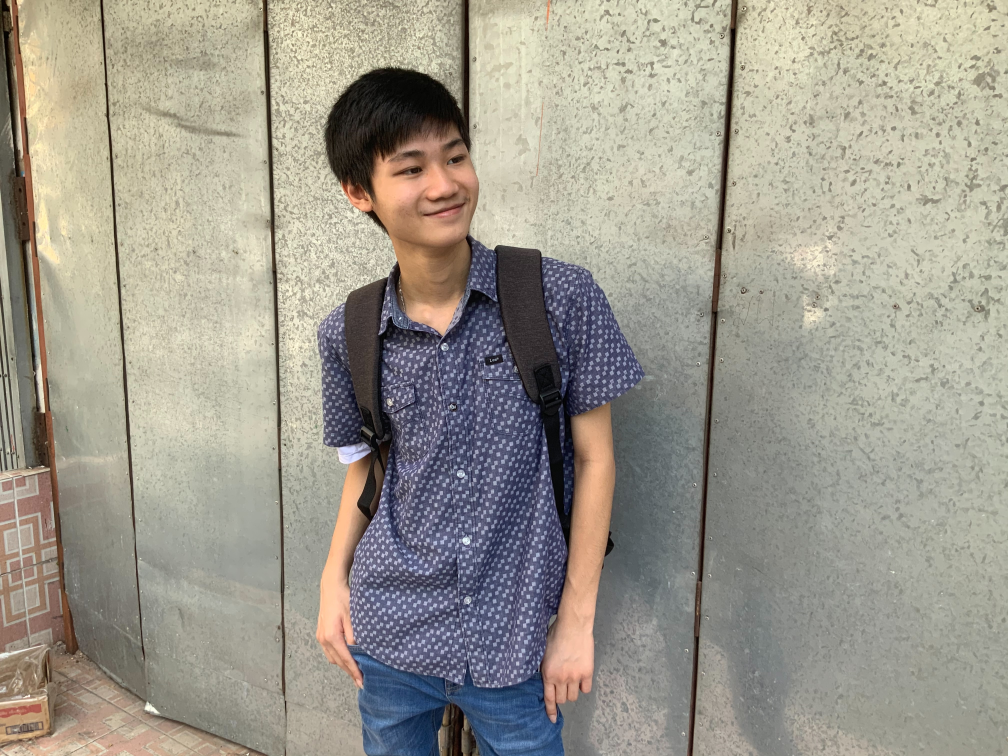
#> input picture assets/test.jpeg, 4032 x 3024 px (shown at 1/4 size)
$ python main.py assets/test.jpeg
#> lines starting #> are read from the running program, lines starting #| are printed output that depends on the picture
#> in image_to_ascii, image is the input picture: PIL image 4032x3024 RGB; mean R, G, B 157.6, 153.3, 141.7
import numpy as np
from PIL import Image
import os
import argparse

ASCII_CHARS = ["@%#*+=-:. ", "@%#*+=-:.  ,", "@%#*+=-:.   ;,_", " .-+=*#%@@", " ,-:.+=*#%@@", "_;,   .-+=*#%@@"]


def scale_image(image, new_width=50):
#> called with new_width = 50
    (original_width, original_height) = image.size
#> original_width = 4032; original_height = 3024
    aspect_ratio = original_height / float(original_width)
#> aspect_ratio = 0.75
    new_height = int(aspect_ratio * new_width)
#> new_height = 37

    new_image = image.resize((new_width, new_height))
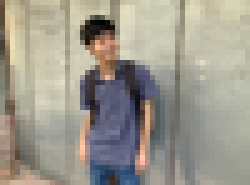
#> new_image: PIL image 50x37 RGB (shown 5 times larger); mean R, G, B 157.6, 153.2, 141.7
    return new_image


def convert_to_grayscale(image):
    return image.convert("L")
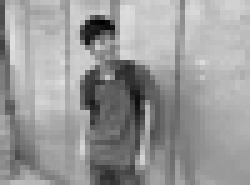
#> returned value: PIL image 50x37 L (shown 5 times larger); min 0, max 222, mean 153.2


def map_pixels_to_ascii_chars(image, style_index=0):
#> called with style_index = 0
    pixels = np.array(image)
    ascii_str = ''
    ascii_style = ASCII_CHARS[style_index]
    range_width = 256 // len(ASCII_CHARS)
    for row in pixels:
        for pixel_value in row:
            index = pixel_value // range_width
            if index >= len(ASCII_CHARS):
                index = len(ASCII_CHARS) - 1
            ascii_str += ascii_style[index]
        ascii_str += '\n'
#> this loop made 37 passes
    return ascii_str


def image_to_ascii(image_path, scale=50, style_index=0):
    try:
        image = Image.open(image_path)
    except Exception as e:
        print("Unable to open image file {image_path}.")
        print(e)
        return
    image = convert_to_grayscale(scale_image(image, scale))
    ascii_str = map_pixels_to_ascii_chars(image, style_index)
    return ascii_str


def print_ascii(image_path, style_index=0, scale=50):
    ascii_str = image_to_ascii(image_path, scale, style_index)
    print(ascii_str)


def save_ascii(image_path, output_path):
    ascii_str = image_to_ascii(image_path)
    with open(output_path, 'w') as f:
        f.write(ascii_str)


def main():
    parser = argparse.ArgumentParser(description='Convert images to ASCII art.')
    parser.add_argument('input_file', help='Input image file')
    parser.add_argument('-o', '--output_file', help='Output text file')
    parser.add_argument('-s', '--style', help='Style index (default: 0)', type=int, default=0)
    parser.add_argument('-w', '--width', help='Output width (default: 50)', type=int, default=50)
    args = parser.parse_args()

    if args.output_file:
        save_ascii(args.input_file, args.output_file)
    else:
        print_ascii(args.input_file, args.style, args.width)


if __name__ == "__main__":
    main()
